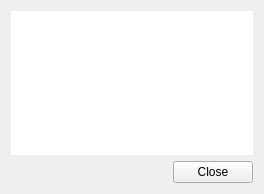
<?xml version="1.0" encoding="UTF-8"?>
<ui version="4.0">
 <class>GlobalTotpDialog</class>
 <widget class="QWidget" name="GlobalTotpDialog">
  <property name="geometry">
   <rect>
    <x>0</x>
    <y>0</y>
    <width>264</width>
    <height>194</height>
   </rect>
  </property>
  <property name="windowTitle">
   <string>Timed Passwords</string>
  </property>
  <layout class="QVBoxLayout" name="verticalLayout">
   <item>
    <widget class="QTableWidget" name="totpTable">
     <property name="focusPolicy">
      <enum>Qt::NoFocus</enum>
     </property>
     <property name="styleSheet">
      <string notr="true">QTableView::item {padding: 3px;}</string>
     </property>
     <property name="frameShape">
      <enum>QFrame::NoFrame</enum>
     </property>
     <property name="editTriggers">
      <set>QAbstractItemView::NoEditTriggers</set>
     </property>
     <property name="showDropIndicator" stdset="0">
      <bool>false</bool>
     </property>
     <property name="selectionMode">
      <enum>QAbstractItemView::SingleSelection</enum>
     </property>
     <property name="selectionBehavior">
      <enum>QAbstractItemView::SelectRows</enum>
     </property>
     <property name="showGrid">
      <bool>true</bool>
     </property>
     <property name="cornerButtonEnabled">
      <bool>false</bool>
     </property>
     <attribute name="verticalHeaderVisible">
      <bool>false</bool>
     </attribute>
     <attribute name="horizontalHeaderStretchLastSection">
      <bool>true</bool>
     </attribute>
     <attribute name="horizontalHeaderVisible">
      <bool>true</bool>
     </attribute>
    </widget>
   </item>
   <item>
    <widget class="QDialogButtonBox" name="buttonBox">
     <property name="standardButtons">
      <set>QDialogButtonBox::Close</set>
     </property>
    </widget>
   </item>
  </layout>
 </widget>
 <resources/>
 <connections/>
</ui>
